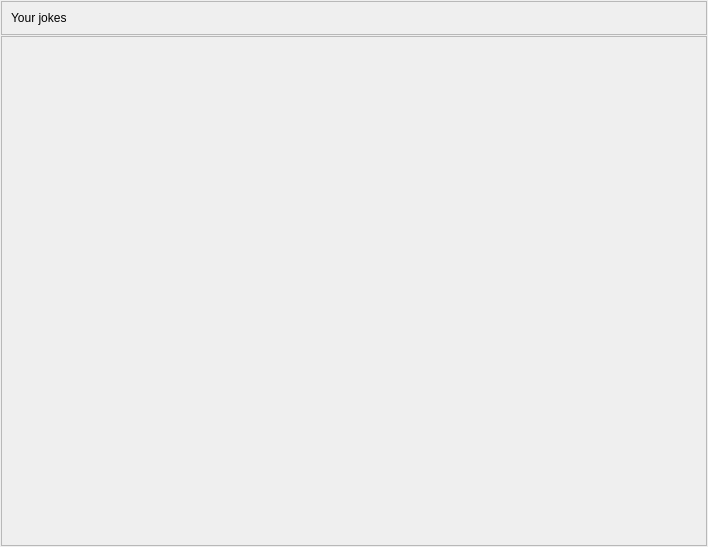
<?xml version="1.0" encoding="UTF-8"?>
<ui version="4.0">
 <class>Form</class>
 <widget class="QWidget" name="Form">
  <property name="geometry">
   <rect>
    <x>0</x>
    <y>0</y>
    <width>708</width>
    <height>547</height>
   </rect>
  </property>
  <property name="windowTitle">
   <string>Form</string>
  </property>
  <layout class="QVBoxLayout" name="verticalLayout_2">
   <property name="spacing">
    <number>1</number>
   </property>
   <property name="leftMargin">
    <number>1</number>
   </property>
   <property name="topMargin">
    <number>1</number>
   </property>
   <property name="rightMargin">
    <number>1</number>
   </property>
   <property name="bottomMargin">
    <number>1</number>
   </property>
   <item>
    <widget class="QFrame" name="frame">
     <property name="frameShape">
      <enum>QFrame::StyledPanel</enum>
     </property>
     <property name="frameShadow">
      <enum>QFrame::Raised</enum>
     </property>
     <layout class="QVBoxLayout" name="verticalLayout_3">
      <item>
       <widget class="QLabel" name="label">
        <property name="sizePolicy">
         <sizepolicy hsizetype="Preferred" vsizetype="Fixed">
          <horstretch>0</horstretch>
          <verstretch>0</verstretch>
         </sizepolicy>
        </property>
        <property name="text">
         <string>Your jokes</string>
        </property>
       </widget>
      </item>
     </layout>
    </widget>
   </item>
   <item>
    <widget class="QScrollArea" name="scrollArea">
     <property name="widgetResizable">
      <bool>true</bool>
     </property>
     <widget class="QWidget" name="scrollAreaWidgetContents">
      <property name="geometry">
       <rect>
        <x>0</x>
        <y>0</y>
        <width>704</width>
        <height>502</height>
       </rect>
      </property>
      <layout class="QVBoxLayout" name="verticalLayout">
       <property name="spacing">
        <number>1</number>
       </property>
       <property name="leftMargin">
        <number>1</number>
       </property>
       <property name="topMargin">
        <number>1</number>
       </property>
       <property name="rightMargin">
        <number>1</number>
       </property>
       <property name="bottomMargin">
        <number>1</number>
       </property>
       <item>
        <spacer name="verticalSpacer">
         <property name="orientation">
          <enum>Qt::Vertical</enum>
         </property>
         <property name="sizeHint" stdset="0">
          <size>
           <width>20</width>
           <height>40</height>
          </size>
         </property>
        </spacer>
       </item>
      </layout>
     </widget>
    </widget>
   </item>
  </layout>
 </widget>
 <resources/>
 <connections/>
</ui>
